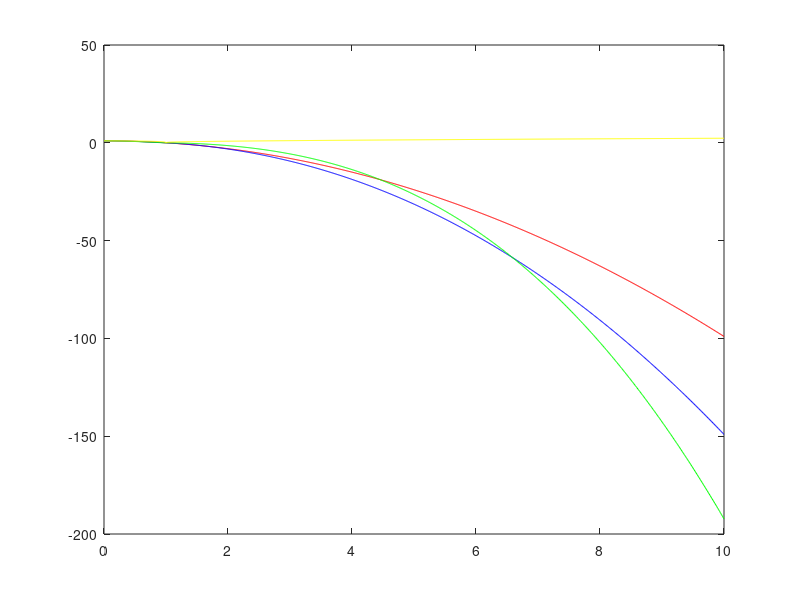

Recreate this plot in MATLAB.
x=0:0.01:10
c1=1
c2=1.1
c3=1.4
c4=0.3
y1=(1-x.^2).^c1
y2=(1-x.^2).^c2
y3=(1-x.^2).^c3
y4=(1-x.^2).^c4
plot(x,y1,'r',x,y2,'b',x,y3,'g',x,y4,'y')

